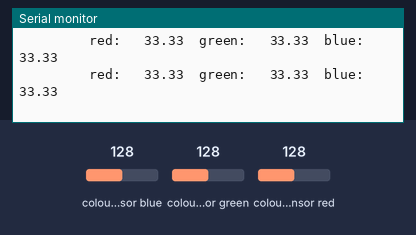
This sketch was run on a simulated Arduino Uno, built with avr-gcc and run on an emulated ATmega328P. On the bench: the last lines printed to the serial monitor. The inputs (shaded band) are chosen by the test bench; at power-on: colour sensor blue 128, colour sensor green 128, colour sensor red 128.

Above: at 1.2 s.
1.3 s: colour sensor blue set to 5
At 1.9 s:
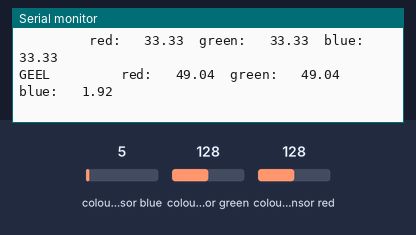
3.4 s: colour sensor green set to 5
At 3.64 s:
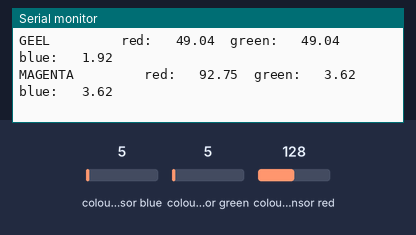
5.1 s: colour sensor green set to 250
At 5.14 s:
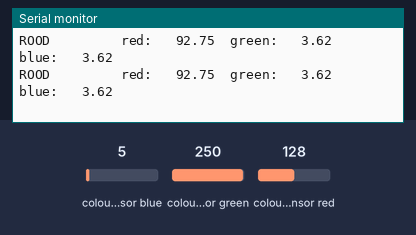
7.4 s: colour sensor red set to 5
At 7.62 s:
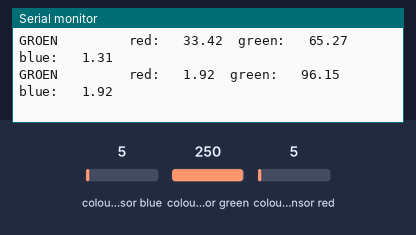
8.9 s: colour sensor green set to 5
At 8.9 s:
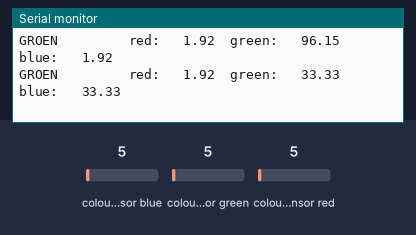
11.9 s: colour sensor blue set to 64
At 12.58 s:
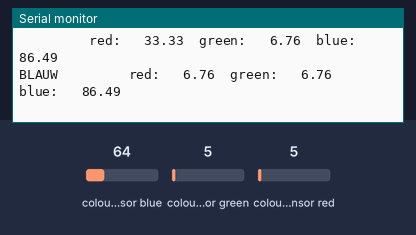
Timing chart, 0 to 14.9 s (numbered marks = the images above; inputs shaded):
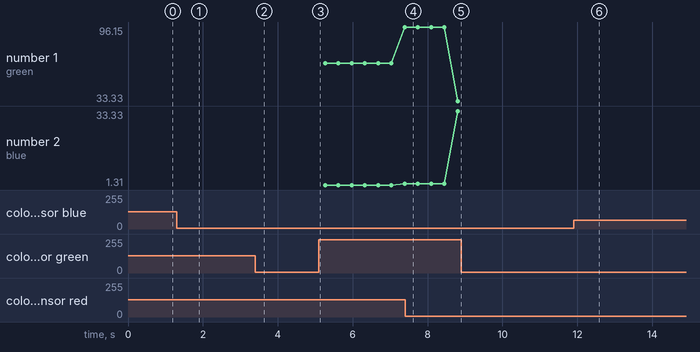

The sketch:

ColorSensorTesting.ino
```cpp
/** Arduino Car System: color sensor testing
 */

//////////////////////////////////////////////// INITIALIZATION /////////////////////////////////////////////////

#include <Wire.h>
#include "Adafruit_TCS34725.h"
/* Initialise with default values (int time = 2.4ms, gain = 1x) */
Adafruit_TCS34725 tcs = Adafruit_TCS34725();
/* Connect SCL    to analog 5
   Connect SDA    to analog 4
   Connect VDD    to 3.3V DC
   Connect GROUND to common ground */

#define SCL A5
#define SDA A4


//////////////////////////////////////////// FUNCTION DEFINITIONS //////////////////////////////////////////////

/* Color sensor functions. */
float RED() {
  uint16_t r, g, b, c;
  float total, part;
  tcs.getRawData(&r, &g, &b, &c);
  total = r + g + b;
  part = r / total * 100;
  return part;
}
float GREEN() {
  uint16_t r, g, b, c;
  float total, part;
  tcs.getRawData(&r, &g, &b, &c);
  total = r + g + b;
  part = g / total * 100;
  return part;
}
float BLUE() {
  uint16_t r, g, b, c;
  float total, part;
  tcs.getRawData(&r, &g, &b, &c);
  total = r + g + b;
  part = b / total * 100;
  return part;
}


/////////////////////////////////////////// ARDUINO STARTUP FUNCTION ////////////////////////////////////////////

/* This function will be ran by the Arduino once at startup. */
void setup() {
  Serial.begin(9600); // opens serial port, sets data rate to 9600 bps
  tcs.begin();
}


////////////////////////////////////////// ARDUINO CONTINUOUS FUNCTION //////////////////////////////////////////

/* This function will be run continiuously by the Arduino after it has run the setup() function. */
void loop() {
  /* checking colors. */
  if (RED() > 55) {
    Serial.print("ROOD");
  }
  else if ((RED() < 35) && (GREEN() > 40) && (BLUE() < 27)) {
    Serial.print("GROEN");
  }
  else if ((RED() < 30) && (GREEN() < 37) && (BLUE() > 35)) {
    Serial.print("BLAUW");
  }
  else if ((RED() > 35) && (GREEN() < 28)) {
    Serial.print("MAGENTA");
  }
  else if ((RED() > 30) && (GREEN() > 40) && (BLUE() < 22)) {
    Serial.print("GEEL");
  }

  Serial.print("\t \t \t red: \t");Serial.print(RED());Serial.print("\t");
  Serial.print("green: \t");Serial.print(GREEN());Serial.print("\t");
  Serial.print("blue: \t");Serial.println(BLUE());
}
```

Measured:
- after the input at 1.3 s, the serial monitor: prints a new line after 0.11 s (image 1)
- after the input at 3.4 s, the serial monitor: prints a new line after 0.09 s (image 2)
- after the input at 11.9 s, the serial monitor: prints a new line after 0.39 s (image 6)
- plotted number 1: 96.15 → 33.33 after the input at 7.4 s
- plotted number 2: 1.92 → 33.33 after the input at 7.4 s
